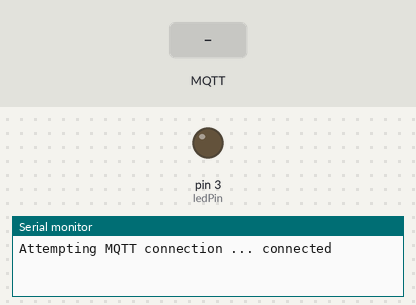
Bench run of a sketch on a simulated Arduino Uno, built for the host (arithmetic inside an expression is 32-bit, double 64-bit). Parts: output pins drawn as LEDs (lit = HIGH), the last lines printed to the serial monitor. The inputs (shaded band) are chosen by the test bench. WiFi joins after 1.5 s; servers stay silent unless stated; no MQTT or app messages arrive unless stated.

Above: at 2.7 s.
2.8 s: MQTT message "on" arrives on the first subscribed topic
At 4.0 s:
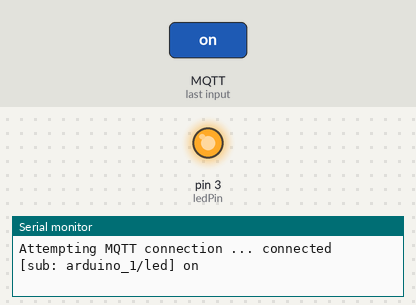
4.3 s: MQTT message "off" arrives on the first subscribed topic
At 5.4 s:
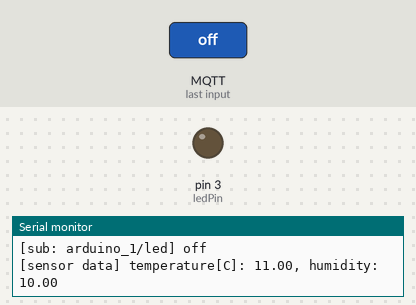
Timing chart, 0 to 7.3 s (numbered marks = the images above; inputs shaded):
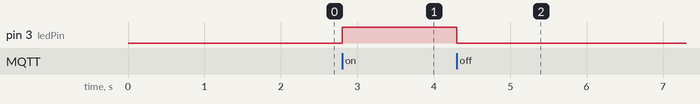

Measured:
- after the input at 2.8 s, pin 3 (ledPin): LOW → HIGH at once
- after the input at 4.3 s, pin 3 (ledPin): HIGH → LOW at once

The sketch:

KelpFarmControlDeviceMosquitto.ino.ino
```cpp
/*------------------------------------------------------------------------------
Program:      mqtt_node_arduino

Description:  Basic MQTT node using Arduino Uno development board equipped with
              an Ethernet shield (W500). The MQTT node actes acts both a MQTT
              publisher and subscriber - publish local sensor
              readings (temperature and humidity) to MQTT topics and gets commands
              through a subscription to another MQTT topic.

Hardware:     Arduino Uno R3, Ethernet Shield (W5100), DHT11.
              Should work with other Arduinos

Software:     Developed using Arduino 1.8.5 IDE

Libraries:
              - Adafruit Unified Sensor Driver:
                https://github.com/adafruit/Adafruit_Sensor
              - DHT-sensor-library:
                https://github.com/adafruit/DHT-sensor-library
              - Arduino Client for MQTT:
                https://github.com/knolleary/pubsubclient

References:
              - DHT11 datasheet: http://www.micropik.com/PDF/dht11.pdf
              - Arduino Client for MQTT:https://pubsubclient.knolleary.net/

Date:         Febryary 18, 2018

Author:       G. Gainaru, https://www.arduinolab.net
------------------------------------------------------------------------------*/

#include <SPI.h>
#include <Ethernet.h>
#include <PubSubClient.h>
#include <DHT.h>

#define ARDUINO_CLIENT_ID "arduino_1"                     // Client ID for Arduino pub/sub
#define PUB_TEMP "arduino_1/sensor/temperature_celsius"   // MTTQ topic for temperature [C]
#define PUB_HUMID "arduino_1/sensor/humidity"             // MTTQ topic for humidity
#define SUB_LED "arduino_1/led"                           // MTTQ topic for LED
#define PUBLISH_DELAY 3000                                // Publishing delay [ms]

// Hardware setup details
const int ledPin = 3;
const int sensorPin = 5;
const int sensorType = DHT11;

// Networking details
byte mac[]    = {  0x00, 0xAA, 0xBB, 0xCC, 0xDE, 0x02 };  // Ethernet shield (W5100) MAC address
IPAddress ip(192, 168, 20, 7);                           // Ethernet shield (W5100) IP address
IPAddress server(192, 168, 20, 6);                       // MTTQ server IP address


DHT dht(sensorPin, sensorType);
EthernetClient ethClient;
PubSubClient client(ethClient);

long previousMillis;

void setup()
{
  Serial.begin(9600);

  // LED off
  pinMode(ledPin, OUTPUT);
  digitalWrite(ledPin, LOW);

  // MTTQ parameters
  client.setServer(server, 1883);
  client.setCallback(callback);

  // Ethernet shield configuration
  Ethernet.begin(mac, ip);

  delay(1500); // Allow hardware to stabilize

  previousMillis = millis();
}

void loop()
{
  if (!client.connected())
    reconnect();

  if (millis() - previousMillis > PUBLISH_DELAY)
  {
    previousMillis = millis();
    float humidity = 10; // humidity
    float tempC = 11; // temperature [C]
    char tmpBuffer[20];

    // check if any reads failed and exit early (to try again).
    if (isnan(humidity) || isnan(tempC))
    {
      Serial.println("error reading sensor data");
      return;
    }
    else
    {
      Serial.print("[sensor data] temperature[C]: ");
      Serial.print(tempC);
      Serial.print(", humidity: ");
      Serial.println(humidity);

      client.publish(PUB_TEMP, dtostrf(tempC, 6, 2, tmpBuffer));
      client.publish(PUB_HUMID, dtostrf(humidity, 6, 2, tmpBuffer));
    }
  }

  client.loop();
}

void reconnect()
{
  // Loop until reconnected
  while (!client.connected()) {
    Serial.print("Attempting MQTT connection ... ");
    // Attempt to connect
    if (client.connect(ARDUINO_CLIENT_ID)) {
      Serial.println("connected");
      // (re)subscribe
      client.subscribe(SUB_LED);
    } else {
      Serial.print("Connection failed, state: ");
      Serial.print(client.state());
      Serial.println(", retrying in 5 seconds");
      delay(5000); // Wait 5 seconds before retrying
    }
  }
}

// sub callback function
void callback(char* topic, byte* payload, unsigned int length)
{
  Serial.print("[sub: ");
  Serial.print(topic);
  Serial.print("] ");
  char message[length + 1] = "";
  for (int i = 0; i < length; i++)
    message[i] = (char)payload[i];
  message[length] = '\0';
  Serial.println(message);

  // SUB_LED topic section
  if (strcmp(topic, SUB_LED) == 0)
  {
    if (strcmp(message, "on") == 0)
      digitalWrite(ledPin, HIGH);
    if (strcmp(message, "off") == 0)
      digitalWrite(ledPin, LOW);
  }
}
```
